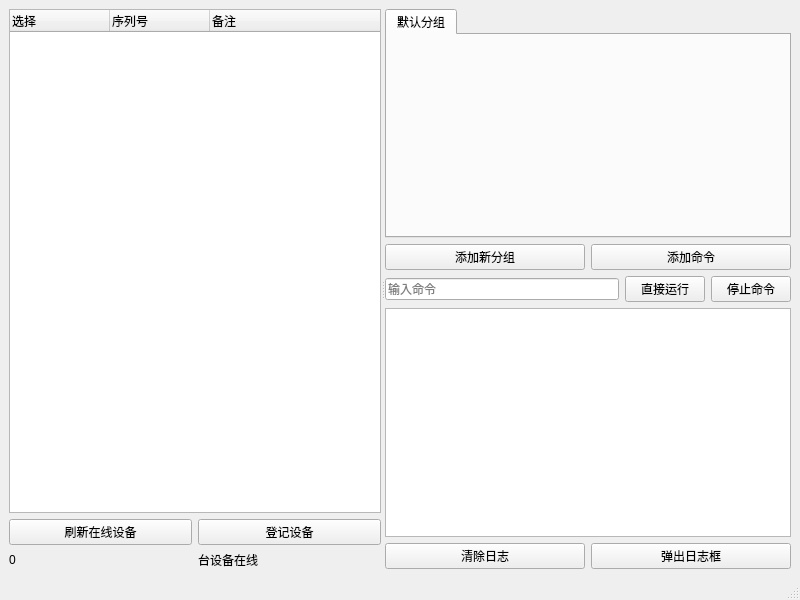
<?xml version="1.0" encoding="UTF-8"?>
<ui version="4.0">
    <class>MainWindow</class>
    <widget class="QMainWindow" name="MainWindow">
        <property name="geometry">
            <rect>
                <x>0</x>
                <y>0</y>
                <width>800</width>
                <height>600</height>
            </rect>
        </property>
        <property name="windowTitle">
            <string>多设备管理工具</string>
        </property>
        <widget class="QWidget" name="centralwidget">
            <layout class="QVBoxLayout" name="verticalLayout">
                <item>
                    <widget class="QSplitter" name="splitter">
                        <property name="orientation">
                            <enum>Qt::Horizontal</enum>
                        </property>
                        <widget class="QWidget" name="layoutWidget">
                            <layout class="QVBoxLayout" name="verticalLayout_2">
                                <item>
                                    <widget class="QTreeWidget" name="device_tree_widget">
                                        <column>
                                            <property name="text">
                                                <string>选择</string>
                                            </property>
                                        </column>
                                        <column>
                                            <property name="text">
                                                <string>序列号</string>
                                            </property>
                                        </column>
                                        <column>
                                            <property name="text">
                                                <string>备注</string>
                                            </property>
                                        </column>
                                    </widget>
                                </item>
                                <item>
                                    <layout class="QHBoxLayout" name="horizontalLayout">
                                        <item>
                                            <widget class="QPushButton" name="btn_refresh_online_device">
                                                <property name="text">
                                                    <string>刷新在线设备</string>
                                                </property>
                                            </widget>
                                        </item>
                                        <item>
                                            <widget class="QPushButton" name="btn_register_device">
                                                <property name="text">
                                                    <string>登记设备</string>
                                                </property>
                                            </widget>
                                        </item>
                                    </layout>
                                </item>
                                <item>
                                    <layout class="QHBoxLayout" name="horizontalLayout_2">
                                        <item>
                                            <widget class="QLabel" name="label_device_count">
                                                <property name="text">
                                                    <string>0</string>
                                                </property>
                                            </widget>
                                        </item>
                                        <item>
                                            <widget class="QLabel" name="label">
                                                <property name="text">
                                                    <string>台设备在线</string>
                                                </property>
                                            </widget>
                                        </item>
                                    </layout>
                                </item>
                            </layout>
                        </widget>
                        <widget class="QWidget" name="layoutWidget1">
                            <layout class="QVBoxLayout" name="verticalLayout_3">
                                <item>
                                    <widget class="QTabWidget" name="cmd_tab_widget">
                                        <property name="currentIndex">
                                            <number>0</number>
                                        </property>
                                        <widget class="QWidget" name="tab">
                                            <attribute name="title">
                                                <string>默认分组</string>
                                            </attribute>
                                        </widget>
                                    </widget>
                                </item>
                                <item>
                                    <layout class="QHBoxLayout" name="horizontalLayout_3">
                                        <item>
                                            <widget class="QPushButton" name="btn_add_new_group">
                                                <property name="text">
                                                    <string>添加新分组</string>
                                                </property>
                                            </widget>
                                        </item>
                                        <item>
                                            <widget class="QPushButton" name="btn_add_cmd">
                                                <property name="text">
                                                    <string>添加命令</string>
                                                </property>
                                            </widget>
                                        </item>
                                    </layout>
                                </item>
                                <item>
                                    <layout class="QHBoxLayout" name="horizontalLayout_4">
                                        <item>
                                            <widget class="QLineEdit" name="lineEdit_cmd">
                                                <property name="placeholderText">
                                                    <string>输入命令</string>
                                                </property>
                                            </widget>
                                        </item>
                                        <item>
                                            <widget class="QPushButton" name="btn_direct_run">
                                                <property name="text">
                                                    <string>直接运行</string>
                                                </property>
                                            </widget>
                                        </item>
                                        <item>
                                            <widget class="QPushButton" name="btn_stop_cmd">
                                                <property name="text">
                                                    <string>停止命令</string>
                                                </property>
                                            </widget>
                                        </item>
                                    </layout>
                                </item>
                                <item>
                                    <widget class="QTextBrowser" name="output_text_browser"/>
                                </item>
                                <item>
                                    <layout class="QHBoxLayout" name="horizontalLayout_5">
                                        <item>
                                            <widget class="QPushButton" name="btn_clear_log">
                                                <property name="text">
                                                    <string>清除日志</string>
                                                </property>
                                            </widget>
                                        </item>
                                        <item>
                                            <widget class="QPushButton" name="btn_pop_log">
                                                <property name="text">
                                                    <string>弹出日志框</string>
                                                </property>
                                            </widget>
                                        </item>
                                    </layout>
                                </item>
                            </layout>
                        </widget>
                    </widget>
                </item>
            </layout>
        </widget>
        <widget class="QMenuBar" name="menubar">
            <property name="geometry">
                <rect>
                    <x>0</x>
                    <y>0</y>
                    <width>800</width>
                    <height>22</height>
                </rect>
            </property>
        </widget>
        <widget class="QStatusBar" name="statusbar"/>
    </widget>
    <resources/>
    <connections/>
</ui> 
